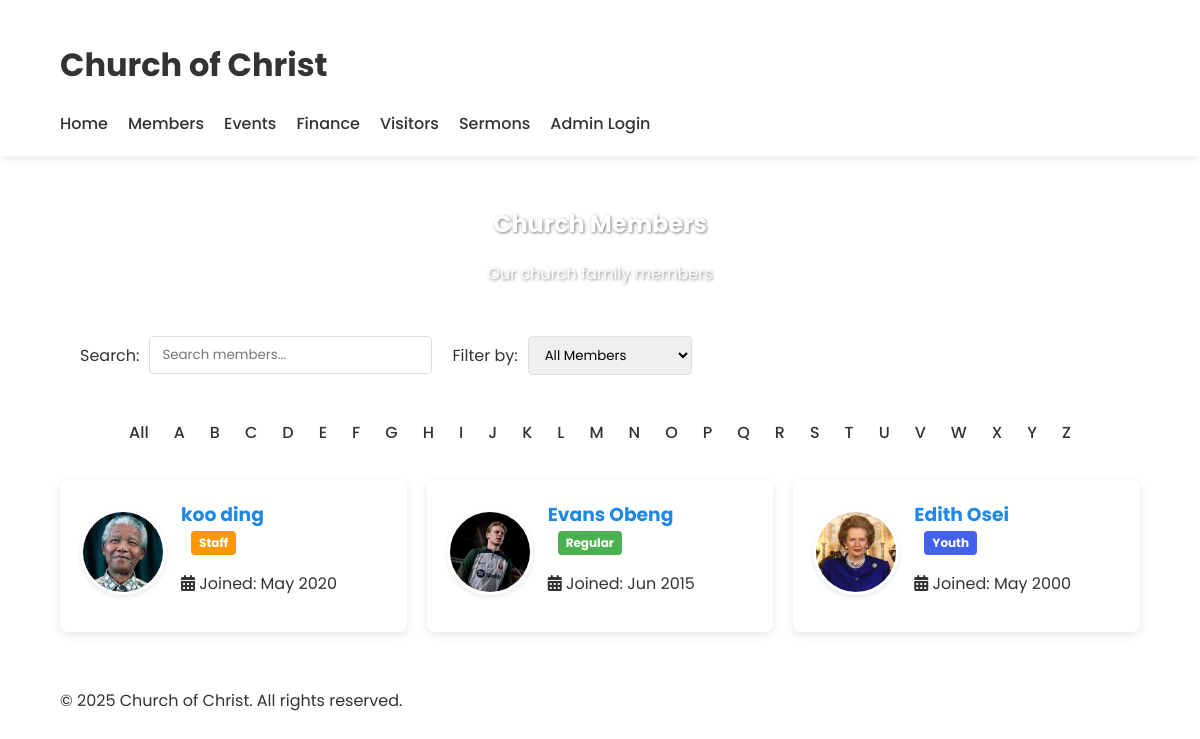
The page /umembers.php on the database its author committed.
### tables this page shows
CREATE TABLE `members` (
  `id` int(11) NOT NULL,
  `first_name` varchar(50) NOT NULL,
  `last_name` varchar(50) NOT NULL,
  `email` varchar(100) NOT NULL,
  `phone` varchar(20) NOT NULL,
  `address` text NOT NULL,
  `gender` enum('Male','Female','Other') DEFAULT NULL,
  `passport_picture` varchar(255) DEFAULT NULL,
  `birth_date` date NOT NULL,
  `is_staff` tinyint(1) NOT NULL DEFAULT 0,
  `created_at` timestamp NOT NULL DEFAULT current_timestamp(),
  `join_date` date DEFAULT NULL,
  `image` varchar(255) DEFAULT 'assets/default-avatar.png',
  `notes` text DEFAULT NULL,
  `category` varchar(10) NOT NULL DEFAULT 'none'
);

### umembers.php (the view, shortened to what this page needs)
<?php
include 'config.php';
$members_data = [];
$sql = "SELECT * FROM members ORDER BY last_name, first_name";
$result = $conn->query($sql);
if ($result->num_rows > 0) {
    while ($row = $result->fetch_assoc()) {
        $members_data[$row['id']] = $row;
    }
}
?>
<!DOCTYPE html>
<html lang="en">
<head>
    <link rel="stylesheet" href="https://cdnjs.cloudflare.com/ajax/libs/font-awesome/6.0.0-beta3/css/all.min.css">
</head>
<body>
    <header>
        <div class="container">
            <div class="logo">
                <h1>Church of Christ</h1>
            </div>
            <nav>
                <ul>
                    <li><a href="index.php">Home</a></li>
                    <li class="active"><a href="umembers.php">Members</a></li>
                    <li><a href="uevents.php">Events</a></li>
                    <li><a href="ufinance.php">Finance</a></li>
                    <li><a href="uvisitors.php">Visitors</a></li>
                    <li><a href="usermons.php">Sermons</a></li>
                    <li><a href="adlogin.php" class="admin-login">Admin Login</a></li>
                </ul>
            </nav>
        </div>
    </header>
    <main class="container">
        <section class="page-header">
            <h1>Church Members</h1>
            <p>Our church family members</p>
        </section>
        <section class="content-section">
            <div class="filters">
                <div class="filter-group">
                    <label for="search">Search:</label>
                    <input type="text" id="search" placeholder="Search members...">
                </div>
                <div class="filter-group">
                    <label for="filter">Filter by:</label>
                    <select id="filter">
                        <option value="all">All Members</option>
                    </select>
                </div>
            </div>
            <div class="alphabet-filter">
                <a href="#" data-letter="all">All</a>
                <?php
                foreach(range('A','Z') as $letter) {
                    echo '<a href="#" data-letter="'.$letter.'">'.$letter.'</a>';
                }
                ?>
            </div>
            <div class="members-grid">
                <?php
                if (!empty($members_data)) {
                    foreach ($members_data as $id => $row) {
                        $firstLetter = strtoupper(substr($row['last_name'], 0, 1));
                        echo '<div class="member-card" data-member-id="' . $id . '"
                              data-staff="' . ($row['is_staff'] ? 'staff' : 'regular') . '"
                              data-category="' . ($row['category'] ?? 'none') . '"
                              data-letter="' . $firstLetter . '">';
                        echo '<div class="member-avatar">';
                        if (!empty($row['passport_picture'])) {
                            echo '<img src="' . htmlspecialchars($row['passport_picture']) . '" alt="' . htmlspecialchars($row['first_name']) . '">';
                        } else {
                            echo '<img src="assets/default-avatar.png" alt="Member">';
                        }
                        echo '</div>';
                        echo '<div class="member-info">';
                        echo '<h3>' . htmlspecialchars($row['first_name'] . ' ' . $row['last_name']) . '</h3>';
                        if ($row['is_staff']) {
                            echo '<span class="badge staff">Staff</span>';
                        } elseif ($row['category'] === 'youth') {
                            echo '<span class="badge youth">Youth</span>';
                        } else {
                            echo '<span class="badge regular">Regular</span>';
                        }
                        echo '<p><i class="fas fa-calendar-alt"></i> Joined: ' . date('M Y', strtotime($row['join_date'])) . '</p>';
                        echo '</div>';
                        echo '</div>';
                    }
                } else {
                    echo '<p>No members found.</p>';
                }
                ?>
            </div>
        </section>
    </main>
    <footer>
        <div class="container">
            <p>&copy; <?php echo date('Y'); ?> Church of Christ. All rights reserved.</p>
        </div>
    </footer>
</body>
</html>

### umembers.php (style rules this page uses)
body { font-family: 'Poppins', sans-serif; background-image: url('https://images.unsplash.com/photo-1438232992991-995b7058bbb3?w=500&auto=format&fit=crop&q=60&ixlib=rb-4.0.3&ixid=M3wxMjA3fDB8MHxzZWFyY2h8OHx8Y2h1cmNofGVufDB8fDB8fHww'); background-size: cover; background-position: center; background-attachment: fixed; background-repeat: no-repeat; margin: 0; padding: 0; color: #333; }
.container { width: 90%; max-width: 1200px; margin: 0 auto; padding: 20px; }
header { background-color: rgba(255, 255, 255, 0.9); box-shadow: 0 2px 10px rgba(0, 0, 0, 0.1); position: sticky; top: 0; z-index: 100; }
nav ul { list-style: none; display: flex; gap: 20px; padding: 0; margin: 0; }
nav a { text-decoration: none; color: #333; font-weight: 500; padding: 10px 0; position: relative; }
.page-header { text-align: center; margin: 30px 0; color: #fff; text-shadow: 1px 1px 3px rgba(0, 0, 0, 0.5); }
.members-grid { display: grid; grid-template-columns: repeat(auto-fill, minmax(300px, 1fr)); gap: 20px; margin-top: 30px; }
.member-card { background-color: rgba(255, 255, 255, 0.95); border-radius: 8px; padding: 20px; display: flex; align-items: center; gap: 15px; box-shadow: 0 3px 10px rgba(0, 0, 0, 0.1); transition: transform 0.3s, box-shadow 0.3s; cursor: pointer; }
.member-avatar img { width: 80px; height: 80px; border-radius: 50%; object-fit: cover; border: 3px solid #fff; box-shadow: 0 2px 5px rgba(0, 0, 0, 0.1); }
.member-info h3 { margin: 0; color: #1e88e5; }
.badge { display: inline-block; padding: 3px 8px; border-radius: 4px; font-size: 12px; font-weight: bold; margin-left: 10px; }
.badge.staff { background-color: #ff9800; color: white; }
.badge.regular { background-color: #4CAF50; color: white; }
.badge.youth { background-color: #4361ee; color: white; }
.filters { background-color: rgba(255, 255, 255, 0.9); padding: 20px; border-radius: 8px; margin-bottom: 20px; display: flex; flex-wrap: wrap; gap: 20px; }
.filter-group { display: flex; align-items: center; gap: 10px; }
input, select { padding: 8px 12px; border: 1px solid #ddd; border-radius: 4px; font-family: 'Poppins', sans-serif; }
.alphabet-filter { display: flex; flex-wrap: wrap; gap: 5px; margin-bottom: 15px; justify-content: center; }
.alphabet-filter a { display: inline-block; padding: 5px 10px; background-color: rgba(255, 255, 255, 0.8); border-radius: 4px; text-decoration: none; color: #333; font-weight: 500; }

### rows shown on the page
members: passport_picture (picture), first_name+last_name "koo ding", is_staff "Staff", join_date "May 2020"
members: passport_picture (picture), first_name+last_name "Evans Obeng", is_staff "Regular", join_date "Jun 2015"
members: passport_picture (picture), first_name+last_name "Edith Osei", is_staff "Youth", join_date "May 2000"

### other values the page prints
$letter "A"
$letter "B"
$letter "C"
$letter "D"
$letter "E"
$letter "F"
$letter "G"
$letter "H"
$letter "I"
$letter "J"
$letter "K"
$letter "L"
$letter "M"
$letter "N"
$letter "O"
